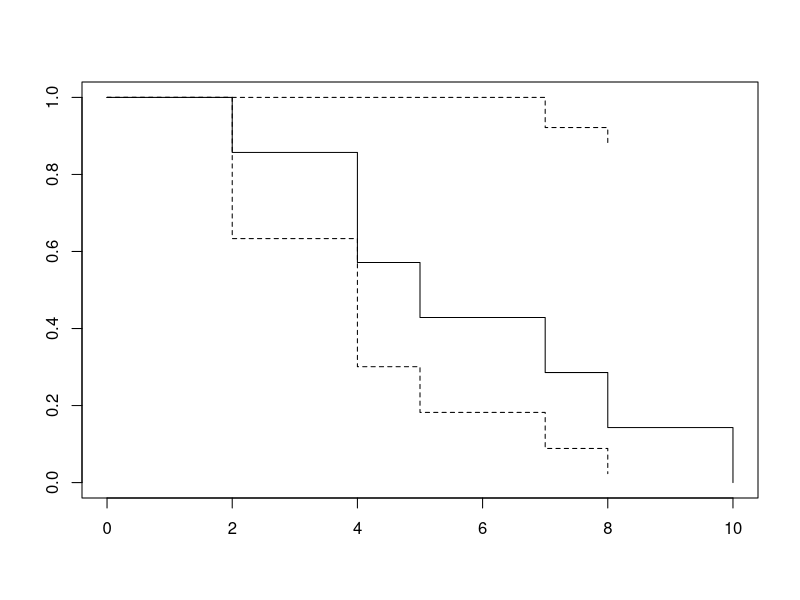
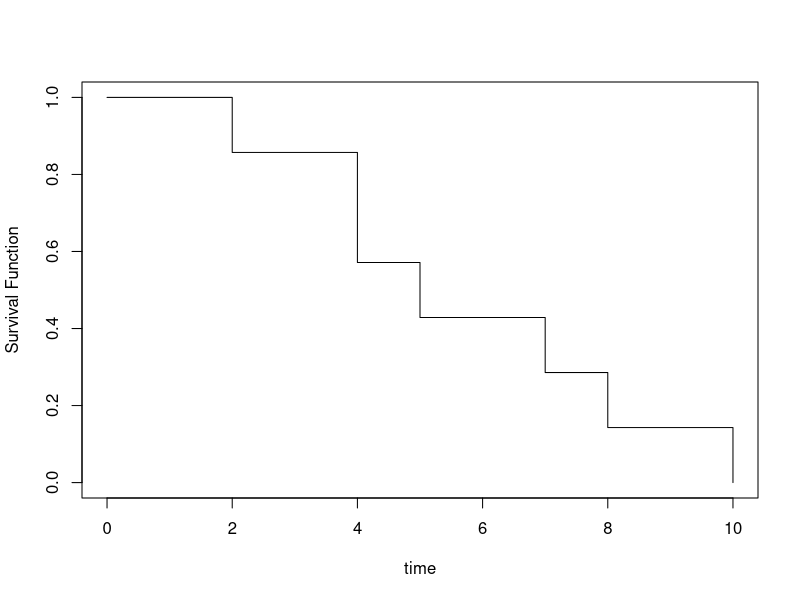
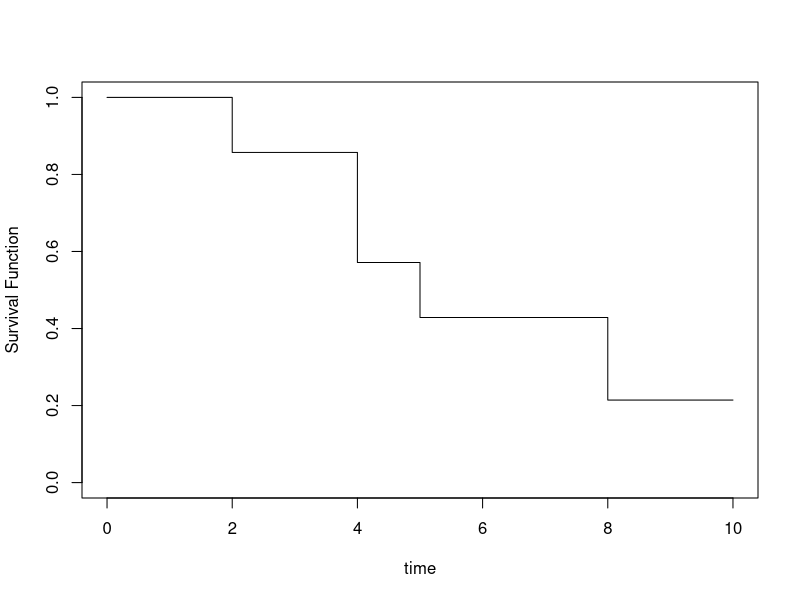
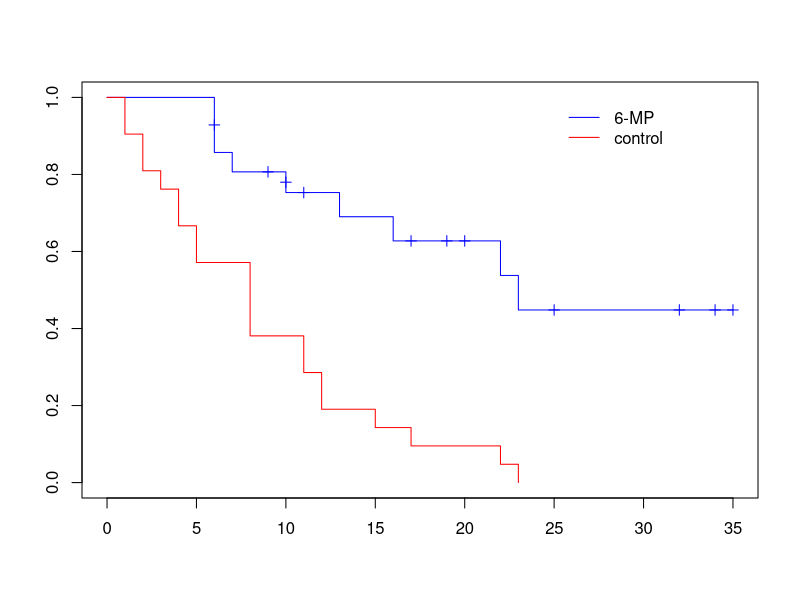
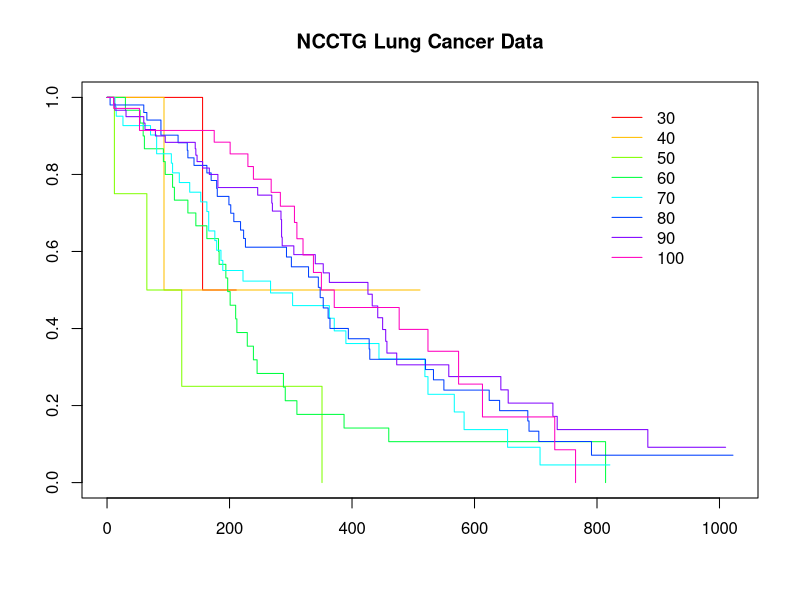
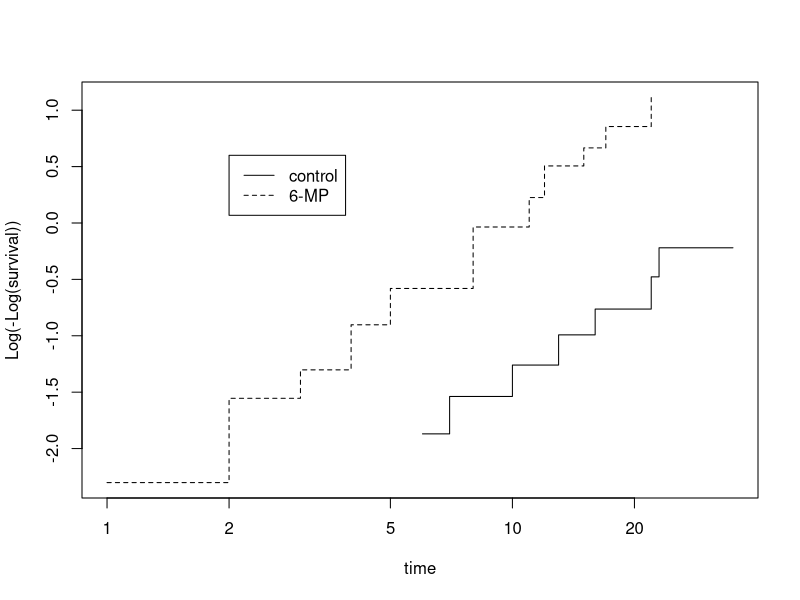
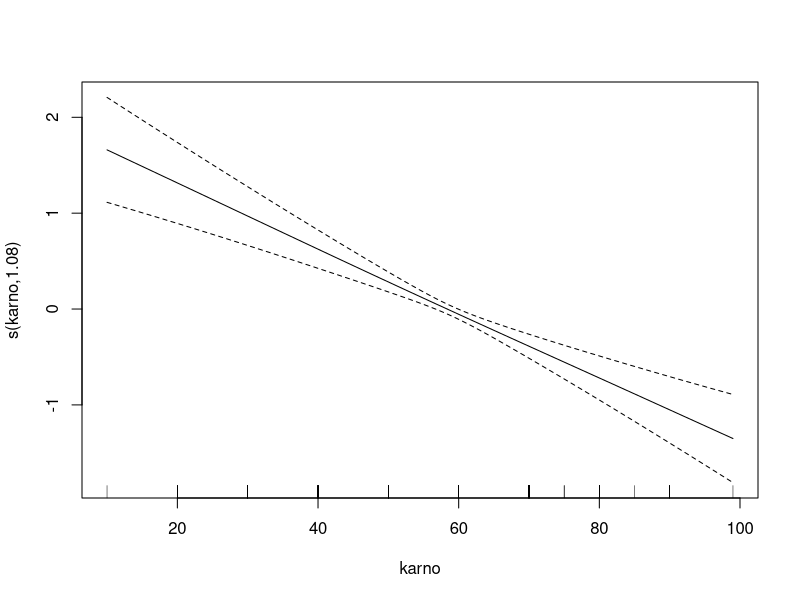
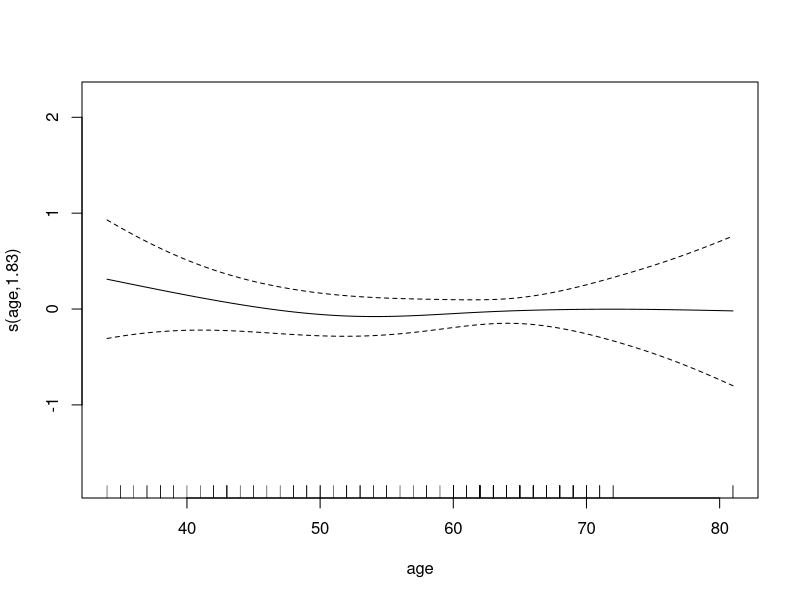

The R source for these figures, in order:
##### 医学統計勉強会18第7回生存時間解析　R code #####

library(survival)

x <- c(2, 4, 4, 5, 7, 8, 10)		# 生存時間
cens0 <- c(1, 1, 1, 1, 1, 1, 1)		# censoring status: 打ち切り状態（0：打ち切り無し，1：打ち切り有り）

Surv(x, cens0)

fit0 <- survfit(Surv(x, cens0) ~ 1)	# 生存関数のKaplan-Meier推定量を求める

plot(fit0)						# Kaplan-Meier curveの描画（信頼区間有り）
plot(fit0, conf.int=FALSE, xlab="time", ylab="Survival Function")		# Kaplan-Meier curveの描画（信頼区間有なし）



cens1 <- c(1, 1, 1, 1, 0, 1, 0)		# 7日目（5番目）と10日目（7番目）に打ち切り

Surv(x, cens1)

fit1 <- survfit(Surv(x, cens1) ~ 1)	# 生存関数のKaplan-Meier推定量を求める
plot(fit1, conf.int=FALSE, xlab="time", ylab="Survival Function")



### 白血病患者に対する寛解期間の臨床比較試験 ###

library(MASS)

data(gehan)

fit.gehan <- survfit(Surv(time, cens) ~ treat, data=gehan)
plot(fit.gehan, mark.time=TRUE, col=c("blue", "red"))
legend(25,1,legend=c("6-MP", "control"), col=c("blue", "red"), lty=1, bty="n")

survdiff(Surv(time, cens) ~ treat, data=gehan)		# log-rank検定

survdiff(Surv(time, cens) ~ treat, data=gehan, rho=1)		# the Peto & Peto modification of the Gehan-Wilcoxon test



### NCCTG Lung Cancer Data ###
fit.lung <- survfit(Surv(time, status) ~ pat.karno, data=lung)
plot(fit.lung, col=rainbow(8), main="NCCTG Lung Cancer Data")
label <- names(table(lung$pat.karno))
legend(800, 1, legend=label, lty=rep(1,8), col=rainbow(8), bty="n")

survdiff(Surv(time, status) ~ pat.karno, data=lung)
survdiff(Surv(time, status) ~ pat.karno + strata(inst), data=lung)



### Cox proportional hazard model: 白血病患者に対する寛解期間の臨床比較試験 ###

fit.ph <- coxph(Surv(time, cens) ~ treat, data=gehan)
summary(fit.ph)

### complementary log-log plot: Gehanの白血病データ ###

plot(fit.gehan, fun="cloglog", ylab="Log(-Log(survival))", xlab="time", lty=1:2)
legend(2, 0.6, c("control", "6-MP"), lty=1:2)

### Cox比例ハザードモデルにおける比例ハザード性の仮定についての、Schoenfeld residualによる検定 ###
cox.zph(fit.ph)



### 一般化加法モデルによる非線形モデル: 在郷軍人の肺がんデータ ###

fit <- coxph(Surv(time, status) ~ trt + karno + age, data=veteran)

cox.zph(fit)		# karno, ageのp値は小さく比例ハザード性の破綻が示唆される

library(mgcv)
fit.gam <- gam(time ~ trt + s(karno) + s(age), family=cox.ph(), weights=status, data=veteran)
summary(fit.gam)
plot(fit.gam)
